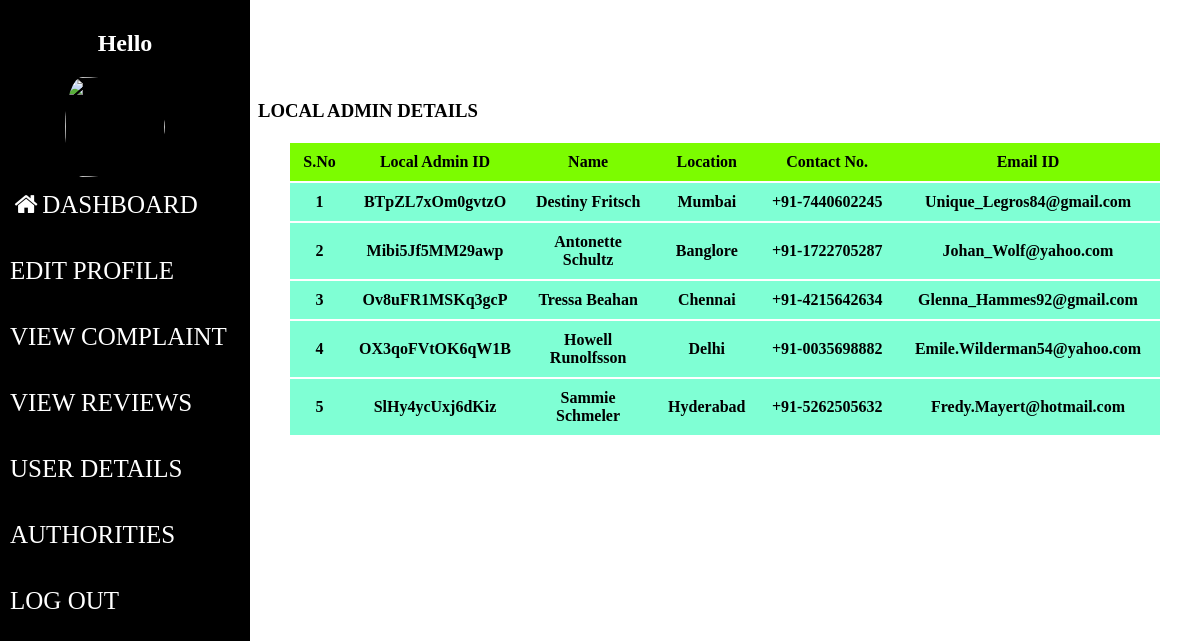
Screenshot of /admin_view_localadmin_details.php with the database file from the repository.
### tables this page shows
CREATE TABLE `user_details` (
  `user_id` varchar(15) NOT NULL,
  `firstname` varchar(30) NOT NULL,
  `lastname` varchar(30) NOT NULL,
  `usertype` varchar(15) NOT NULL,
  `contact` varchar(15) NOT NULL,
  `email` varchar(30) NOT NULL,
  `password` varchar(15) NOT NULL,
  `location` varchar(30) NOT NULL,
  `address_proof` varchar(300) NOT NULL,
  `joined_at` timestamp NOT NULL DEFAULT current_timestamp()
);

### admin_view_localadmin_details.php (the view, shortened to what this page needs)
<!DOCTYPE html>
<?php include("admin_sidebar.php")?>
<html>
    <head>
    </head>
    <body>
    <h3 id='a'>LOCAL ADMIN DETAILS<h3>
        <table>
            <tr>
                <th>S.No</th>
                <th style="width: 100px;">Local Admin ID</th>
                <th style="width: 1500px;">Name</th>
                <th>Location</th>
                <th  style="width: 1500px;">Contact No.</th>
                <th class="rvm">Email ID</th>
            </tr>
        <?php
            include('config.php');
            $sql = "SELECT * FROM user_details where usertype='local_admin'";
            $result = $conn->query($sql);
            if($result->num_rows>0)
            {
                $i = 1;
                while($row = $result->fetch_assoc())
                {
                    echo "<tr><td>".$i++."</td><td class='cid'>".$row["user_id"]."</td><td class='ra'>".$row['firstname']." ".$row['lastname']."</td><td class='ra'>".$row['location']."</td><td class='ra'>".$row['contact']."</td><td class='rvw'>".$row["email"]."</td></tr>";
                }
            }
            ?>
        </table>
    </body>
</html>

### admin_sidebar.php (style rules this page uses)
body { background-image: url("https://wallpapertag.com/wallpaper/full/e/1/0/118962-best-background-gradient-1920x1200-for-tablet.jpg"); }

### admin_view_localadmin_details.php (style rules this page uses)
body { background-repeat: no-repeat; background-size: cover; }
table { margin-left:30px; border-collapse: collapse; margin-right:30px; }
h3 { margin-left:250px; }
#a { margin-top: 100px; }
td,th { padding: 10px; width: 280px; text-align: center; font-size: 16px; }
.cid { width:90px; }
.rvw { width:900px; }
.ra { width:300px; }
tr { background-color: aquamarine; border: 0; border: 2px solid white; margin-left:100px; }
th { background-color: lawngreen; }

### rows the page displays
user_details: user_id "BTpZL7xOm0gvtzO", firstname "Destiny", lastname "Fritsch", location "Mumbai", contact "+91-7440602245", email "Unique_Legros84@gmail.com"
user_details: user_id "Mibi5Jf5MM29awp", firstname "Antonette", lastname "Schultz", location "Banglore", contact "+91-1722705287", email "Johan_Wolf@yahoo.com"
user_details: user_id "Ov8uFR1MSKq3gcP", firstname "Tressa", lastname "Beahan", location "Chennai", contact "+91-4215642634", email "Glenna_Hammes92@gmail.com"
user_details: user_id "OX3qoFVtOK6qW1B", firstname "Howell", lastname "Runolfsson", location "Delhi", contact "+91-0035698882", email "Emile.Wilderman54@yahoo.com"
user_details: user_id "SlHy4ycUxj6dKiz", firstname "Sammie", lastname "Schmeler", location "Hyderabad", contact "+91-5262505632", email "Fredy.Mayert@hotmail.com"
